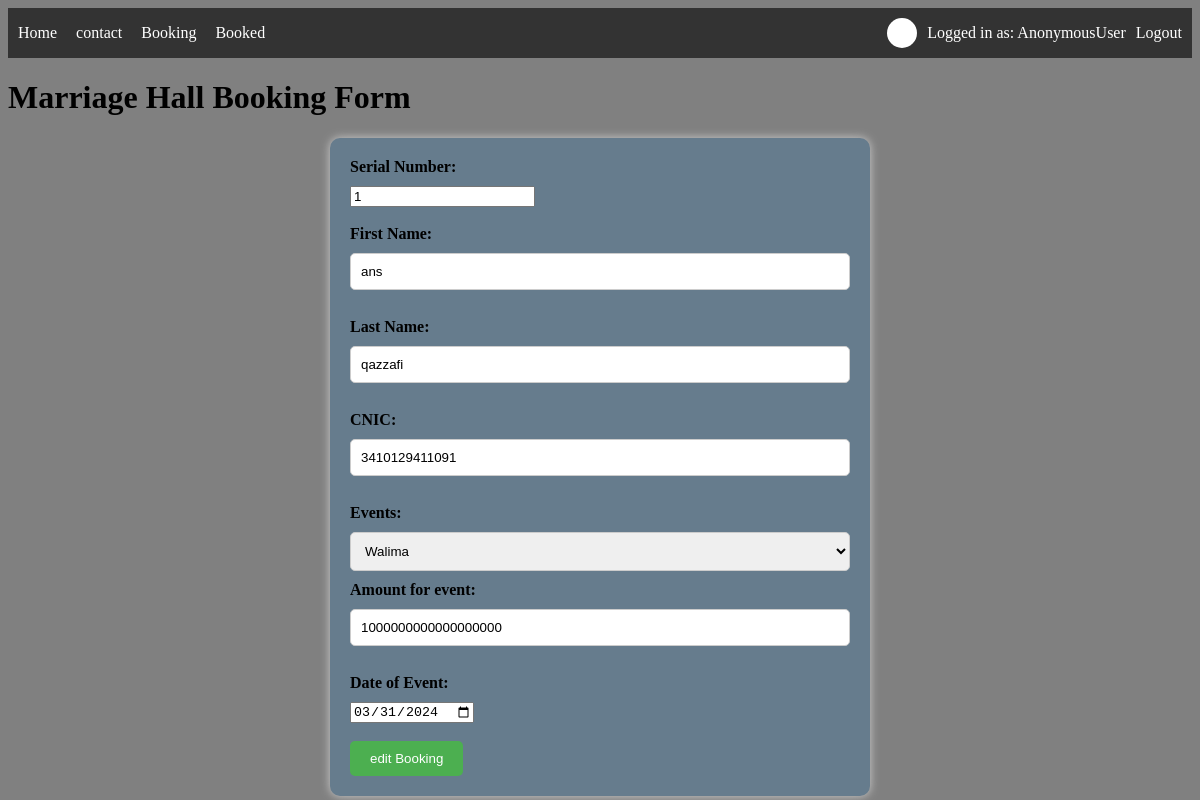
Screenshot of /edit/1 with the database file from the repository.
### marriageapp/models.py (models this page shows, shortened)
class Bookingss(models.Model):
    serial_number = models.IntegerField(null = True)
    fname = models.CharField(max_length=50)
    lname = models.CharField(max_length=50)
    cnic = models.CharField(max_length=50)
    events = models.CharField(max_length=50)
    amount = models.CharField(max_length= 50)
    date = models.DateField()

### marriageapp/views.py (the view)
# urls.py: path('edit/<int:serial_number>' , views.edit , name='edit'),
def edit(request , serial_number):
    edits = Bookingss.objects.get(serial_number = serial_number)
    return render(request, "edit.html" , {'edits': edits})

### templates/edit.html (shortened to what this page needs)
{% extends "base.html" %}
{%load static%}
{% block additional_styles %} <link rel="stylesheet" href="{% static "edit.css" %}"> {% endblock additional_styles %}
{% block body %}
<h1>Marriage Hall Booking Form</h1>
    <form action="editrecord/{{edits.serial_number}}" method="post" >
        <label for="serial_number">Serial Number:</label>
        <input type="Number" id="serial_number" name="serial_number" value="{{edits.serial_number}}" readonly><br><br>
        <label for="fname">First Name:</label>
        <input type="text" id="fname" name="fname" value="{{edits.fname}}" required><br><br>
        <label for="lname">Last Name:</label>
        <input type="text" id="lname" name="lname" value="{{edits.lname}}" required><br><br>
        <label for="CNIC">CNIC:</label>
        <input type="text" id="cnic" name="cnic" value="{{edits.cnic}}" required><br><br>
        <label for="events">Events:</label>
        <select name="events" id="dropdownMenu">
            <option value="walima" {% if edits.events == 'walima' %}selected{% endif %}>Walima</option>
        </select>
        <label for="amount">Amount for event:</label>
        <input type="text" id="amount" name="amount" value="{{edits.amount}}" required><br><br>
        <label for="date">Date of Event:</label>
        <input type="date" id="date" name="date" value="{{ edits.date|date:'Y-m-d' }}" required><br><br>
        <input type="submit" value="edit Booking">
    </form>
    {% endblock body %}

### static/edit.css (style rules this page uses)
form { width: 500px; margin: 0 auto; padding: 20px; background-color: #667c8d; border-radius: 10px; box-shadow: 0 0 10px #ccc; }
body { background-color: grey; }
label { display: block; margin-bottom: 10px; font-weight: bold; }
input[type="text"], select { width: 100%; padding: 10px; border: 1px solid #ccc; border-radius: 5px; box-sizing: border-box; margin-bottom: 10px; }
input[type="submit"] { background-color: #4caf50; color: white; padding: 10px 20px; border: none; border-radius: 5px; cursor: pointer; }

### rows the page displays
Bookingss: serial_number "1", fname "ans", lname "qazzafi", cnic "3410129411091", events "Walima", amount "1000000000000000000", date "03/31/2024"

### other values shown
{{ request.user }} "AnonymousUser"
